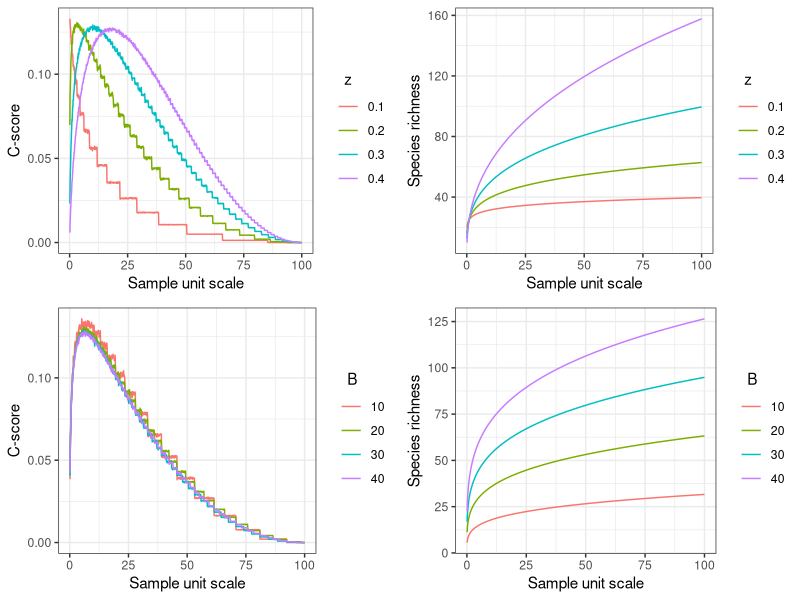

Here is the R script that generated this plot:
#Random community presence/absence matrix
#Figure 1
#McNickle and Lamb 
#Generates random area based samples for Checkerboard score
graphics.off(); rm(list=ls(all=TRUE))
library(ggplot2); library(vegan); library(gridExtra)

########################
########################
##  Parameters
########################
##  p = number of plots
##  s = number of species
##  a = area sampled (a from Kinsella was 0.1, 1 or 6 m^-2) 
##  B = Species area curve constant
##  z = species area curve exponent
########################
########################

x<-1000	

Num.C.Area<-function(p, B, z, a.max) 
{
	out<-as.numeric(); C.score<-as.numeric(); C.sd<-as.numeric()
	a<-as.numeric(); S<-as.numeric()
	for (i in 1:x)
		{
		a[i]<-a.max/(x/i); S[i]<-B*a[i]^z
		for (j in 1:p) 											#Loop 1 calculates Checkerboard scores
			{												#Loop2 generates a p*s matrix where p are samples, and s are species
			if (B*a[i]^z>=1) {temp.1 <- sample(1, B*a[i]^z, replace=TRUE)} else {temp.1 <- 0}					#Basic species area curve defines total number of presences
			if (length(temp.1<B*a.max^z)) {temp.0 <- sample(0, B*a.max^z-sum(temp.1), replace=TRUE)} else {temp.0 <- as.numeric()}		#non-presences are zeros
			temp   <- c(temp.1, temp.0)										#presences and absences combined	
			data <- sample(temp, B*a.max^z, replace=FALSE)									#presences and absences shuffled randomly
			out<-rbind(out, data)										#Bind new row to data set
			}
		C.score[i]<-mean(designdist(t(out), method="((A-J)*(B-J))"))/(p*(p-1)/2)	#Calculate mean Cij
		C.sd[i]<-sd(designdist(t(out), method="((A-J)*(B-J))"))	#StDev of Cij
		out<-as.numeric()										#reset for loop i
		}
out<-cbind(a,S, C.score, C.sd)
out
}

z<-0.1; z1<-cbind(rep(z,x), Num.C.Area(50, 25, z, 100)) 
z<-0.2; z2<-cbind(rep(z,x), Num.C.Area(50, 25, z, 100)) 
z<-0.3; z3<-cbind(rep(z,x), Num.C.Area(50, 25, z, 100)) 
z<-0.4; z4<-cbind(rep(z,x), Num.C.Area(50, 25, z, 100)) 
z.panel<-data.frame(rbind(z1, z2, z3, z4)); colnames(z.panel)[1]<-"z"

B<-10; B1<-cbind(rep(B,x), Num.C.Area(50, B, 0.25, 100)) 
B<-20; B2<-cbind(rep(B,x), Num.C.Area(50, B, 0.25, 100)) 
B<-30; B3<-cbind(rep(B,x), Num.C.Area(50, B, 0.25, 100)) 
B<-40; B4<-cbind(rep(B,x), Num.C.Area(50, B, 0.25, 100)) 
B.panel<-data.frame(rbind(B1, B2, B3, B4)); colnames(B.panel)[1]<-"B"

panel.1a<-ggplot(z.panel, aes(a, C.score, colour=as.factor(z)) ) + geom_line() +
	labs(x="Sample unit scale", y="C-score") + theme_bw() + scale_colour_discrete(name="  z") 
panel.1b<-ggplot(z.panel, aes(a, S, colour=as.factor(z)) ) + geom_line() +
	labs(x="Sample unit scale", y="Species richness") + theme_bw() + scale_colour_discrete(name="  z") 
panel.1c<-ggplot(B.panel, aes(a, C.score, colour=as.factor(B)) ) + geom_line() +
	labs(x="Sample unit scale", y="C-score") + theme_bw() + scale_colour_discrete(name="  B") 
panel.1d<-ggplot(B.panel, aes(a, S, colour=as.factor(B)) ) + geom_line() +
	labs(x="Sample unit scale", y="Species richness") + theme_bw() + scale_colour_discrete(name="  B") 

grid.arrange(panel.1a, panel.1b, panel.1c, panel.1d, ncol=2)

 
